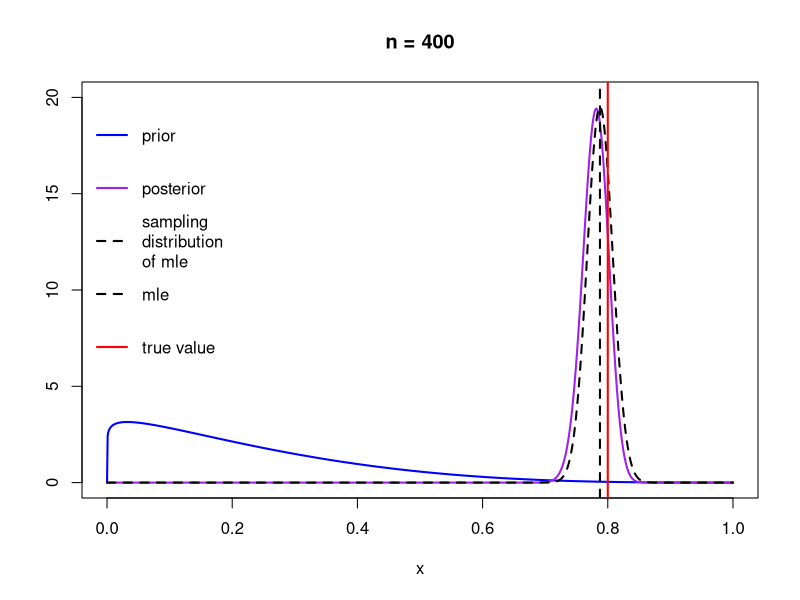
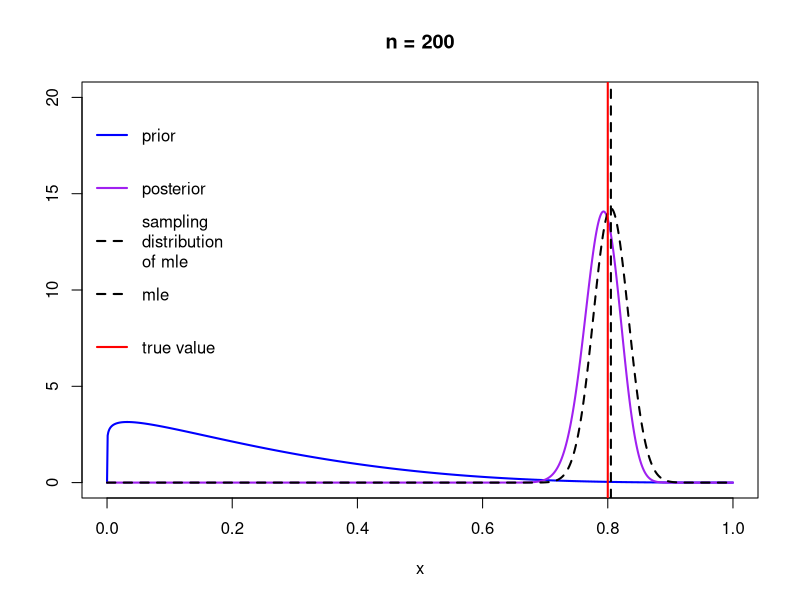
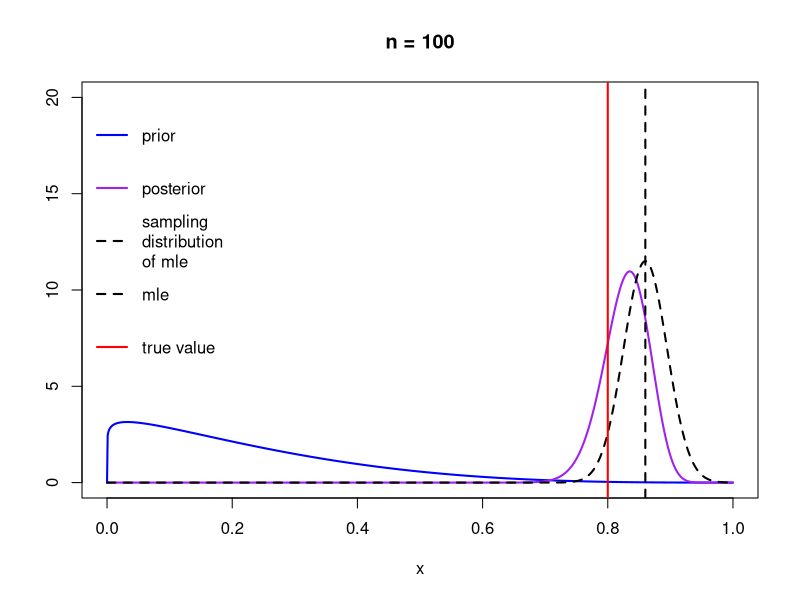
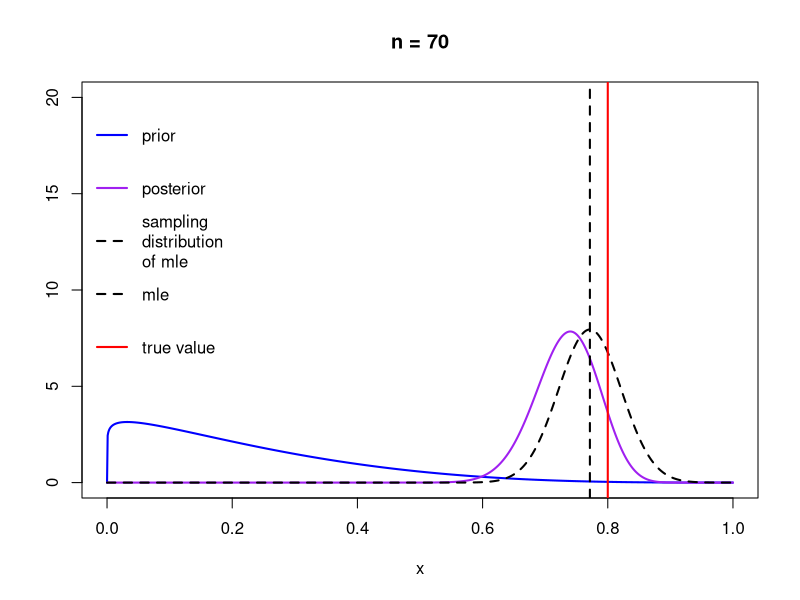
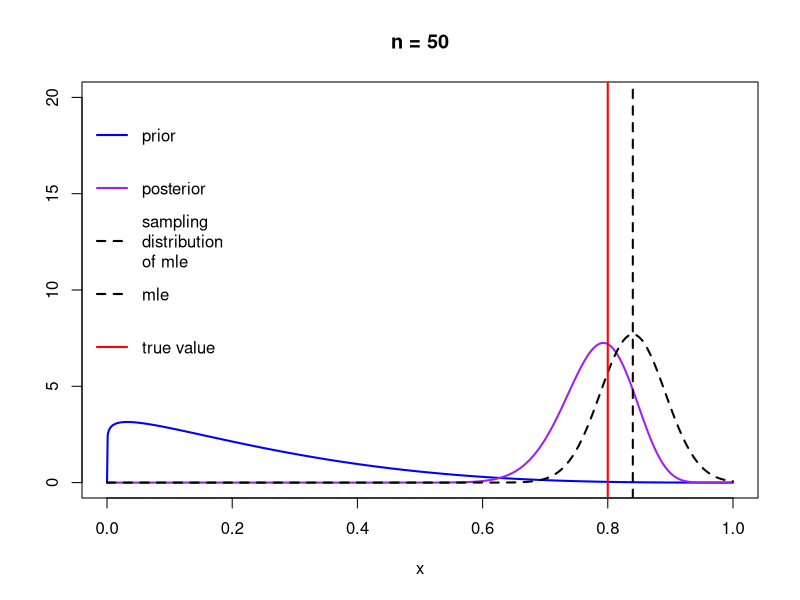
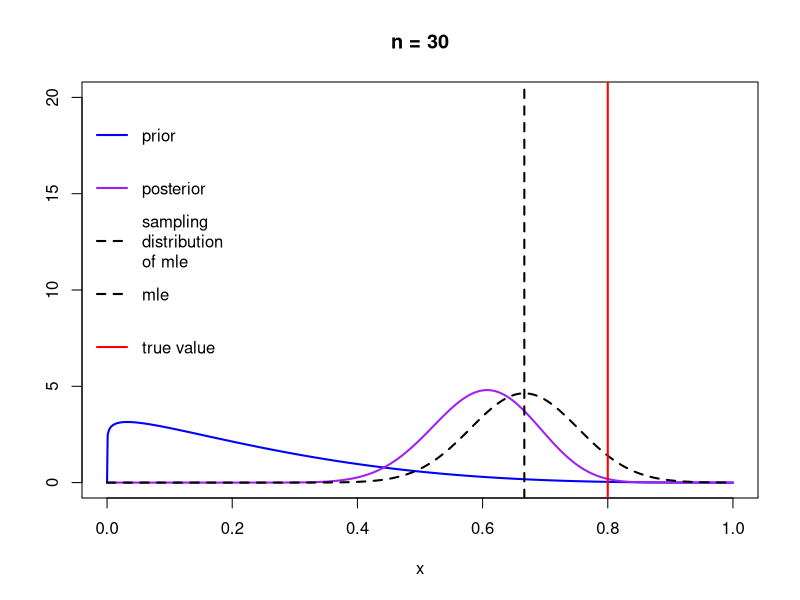
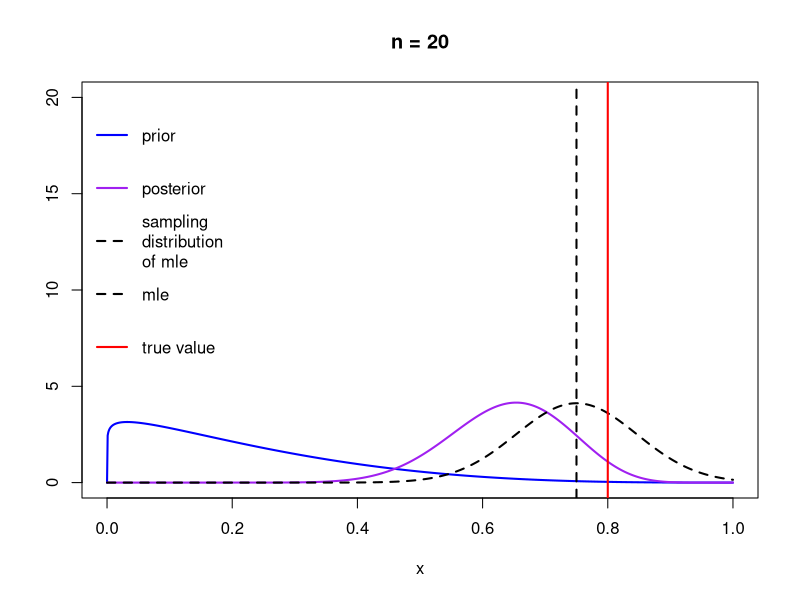
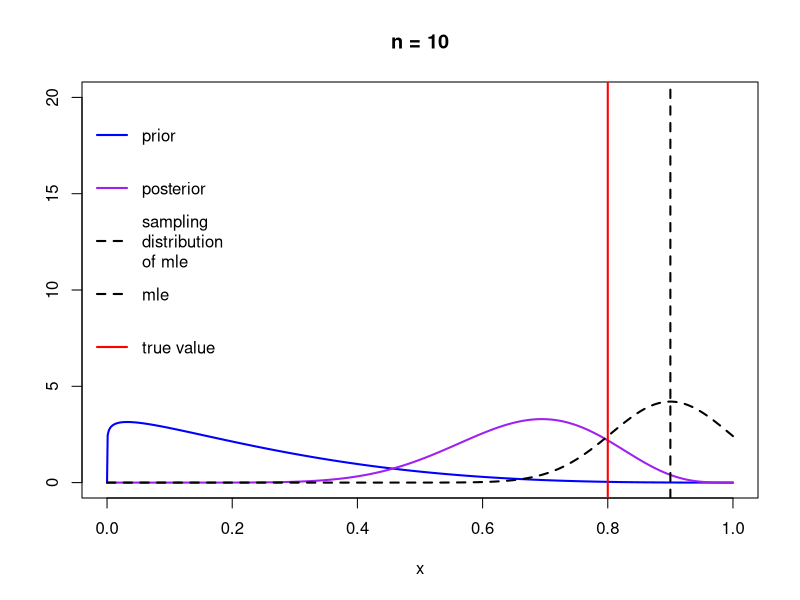

Source code (R) for these figures, in order:
true_p <- 0.8
prior_a <- 1.1
prior_b <- 4
ymax <- 20
set.seed(8675309)
sample_sizes <- c(1, 2, 5, 10, 20, 30, 50, 70, 100, 200, 400)
plot_sampling <- TRUE

for(n in rev(sample_sizes)){
  X <- rbinom(n, 1, true_p)
  mle <- mean(X)
  curve(dbeta(x, prior_a, prior_b), from = 0, to = 1, 
        n = 1000, ylim = c(0, ymax), col = "blue", lwd = 2,
        main = paste("n = ", n, sep = ""), ylab = "")
  curve(dbeta(x, prior_a + sum(X), prior_b + n - sum(X)), from = 0, to = 1, 
        n = 1000, add = TRUE, col = "purple", lwd = 2)
  if(plot_sampling){
    curve(dnorm(x, mle, sqrt(mle*(1-mle) / n)), from = 0, to = 1, 
          n = 1000, add = TRUE, col = "black", lwd = 2, lty = 2)
  }
  
  abline(v = true_p, col = "red", lwd = 2)
  abline(v = mle, lwd = 2, lty = 2)
  
  legend("topleft", c("prior", "posterior", "sampling\ndistribution\nof mle",
                      "mle", "true value"), 
         lty = c(1, 1, 2, 2, 1), lwd = 2,
         col = c("blue", "purple", "black", "black", "red"), bty = "n")
}